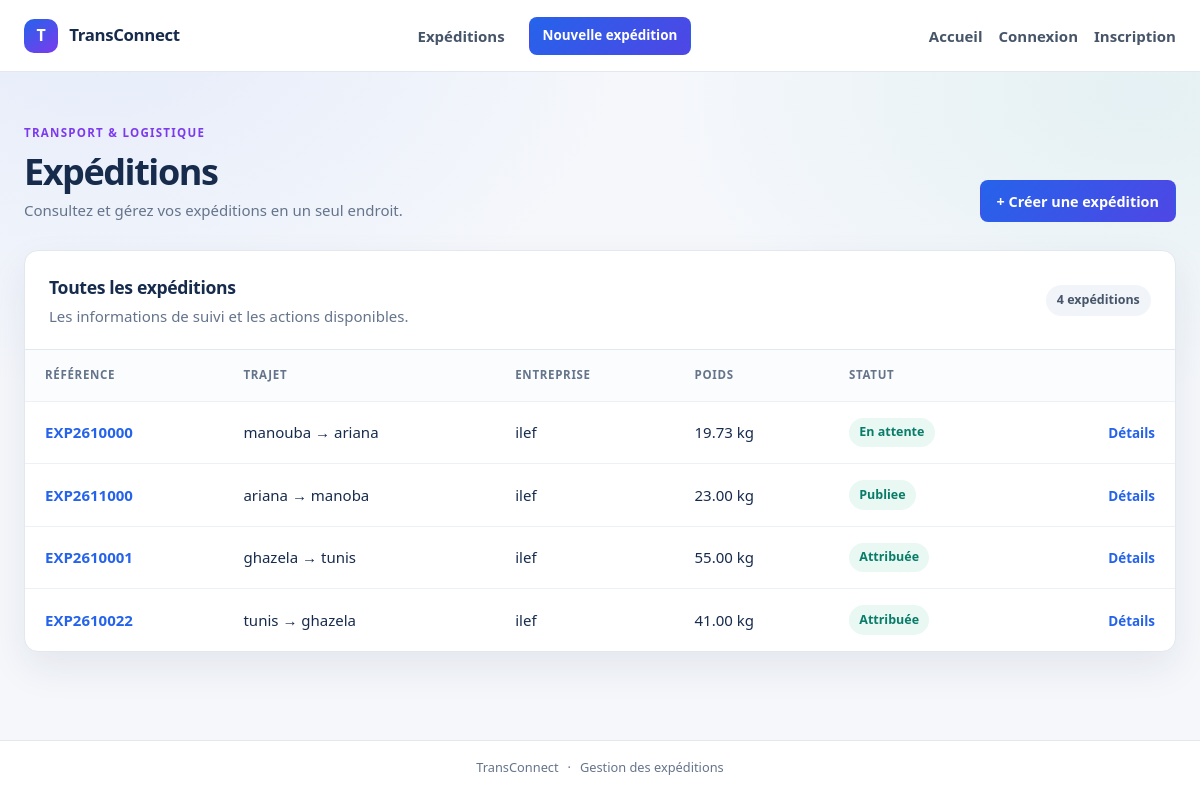
The page /expedition/listclass/ on the database as committed earlier.
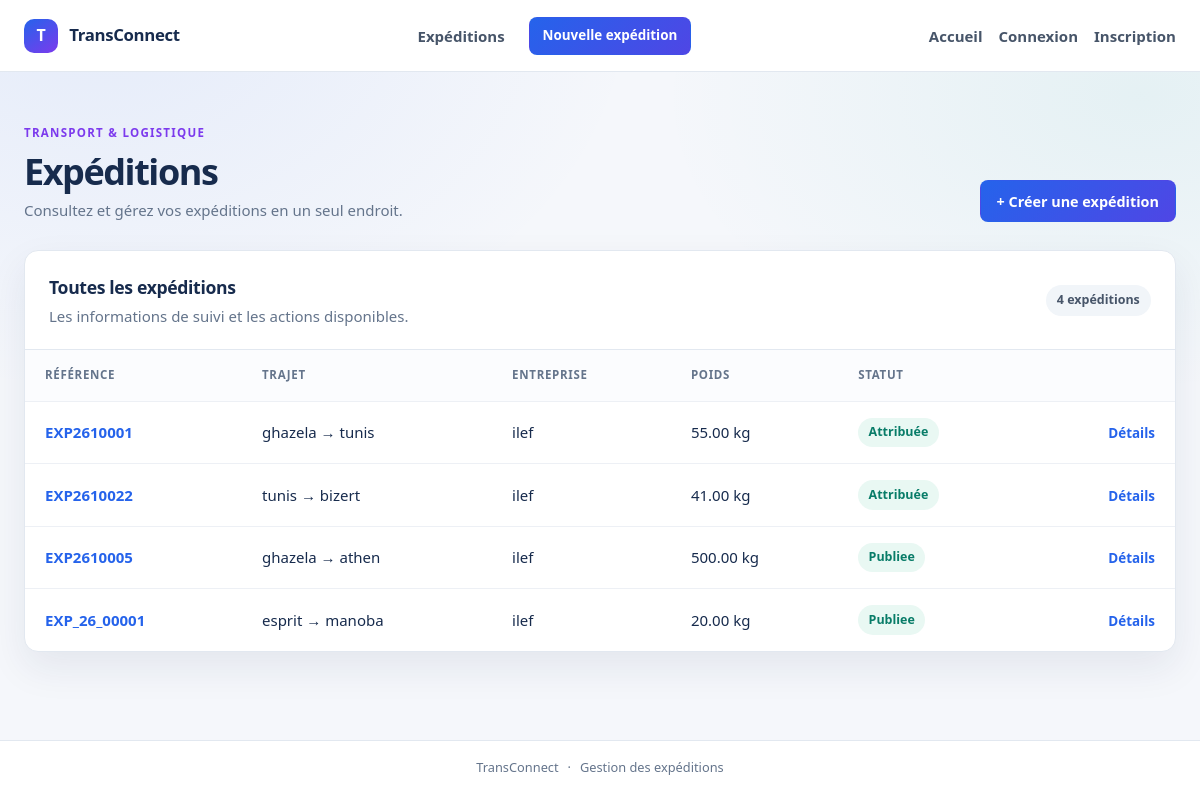
The same page on the database as committed later.
### ExpeditionApp/models.py (models this page shows, shortened)
class Expedition(models.Model):
    reference = models.CharField(max_length=50, unique=True)
    ville_depart = models.CharField(max_length=80)
    ville_arrive = models.CharField(max_length=80)
    poids_kg = models.DecimalField(
        max_digits=10,
        decimal_places=2,
        validators=[MinValueValidator(0, "le poids doit etre possitive")],
    )
    date_souhaitee = models.DateTimeField()
    description = models.TextField()
    statut = models.CharField(
        max_length=100,
        choices=[
            ('en_attente', 'En attente'),
            ('publiee', 'Publiee'),
            ('attribuee', 'Attribuée'),
            ('terminee', 'Terminée'),
            ('annulee', 'Annulée'),
        ],
        default='en_attente',
    )
    created_at = models.DateTimeField(auto_now_add=True)
    updated_at = models.DateTimeField(auto_now=True)
    entreprise = models.ForeignKey(Entreprise, on_delete=models.CASCADE, related_name='expeditions')

### EntrepriseApp/models.py (models this page shows)
class Entreprise(models.Model):
    raison_social = models.CharField(max_length=200, blank=False ,null=False)
    matricule_fiscal =models.CharField(max_length=17 ,unique=True, validators=[matricule_fiscal_validator])
    adresse = models.TextField(validators=[MinLengthValidator(20,"l'adresse ne peut pas avoir moins de 20 char"),MaxLengthValidator(400,"l'adresse ne peut pas depasser les 400 char")])
    type_entreprise=models.CharField(max_length=100,choices=[('c','chargeur'),
    ('t','transporteur')])
    created_at = models.DateTimeField(auto_now_add=True)
    updated_at =models.DateTimeField(auto_now=True)
    gerant= models.OneToOneField(Utilisateur ,on_delete=models.CASCADE,related_name='entreprise')
    def __str__(self):
        return self.raison_social

### ExpeditionApp/views.py (the view)
# urls.py: path('listclass/', ListExpedition.as_view(), name="listclass"),
class ListExpedition(ListView):
    model=Expedition
    template_name='expedition/list.html'
    context_object_name='list'

### EntrepriseApp/templates/expedition/list.html (shortened to what this page needs)
{% extends "expedition/base.html" %}
{% block content %}
    <div class="page-heading">
        <div>
            <p class="eyebrow">TRANSPORT &amp; LOGISTIQUE</p>
            <h1>Expéditions</h1>
            <p class="page-subtitle">Consultez et gérez vos expéditions en un seul endroit.</p>
        </div>
        <a class="button button-primary" href="{% url 'createclass' %}">+ Créer une expédition</a>
    </div>
    <section class="panel" aria-labelledby="shipments-heading">
        <div class="panel-heading">
            <div>
                <h2 id="shipments-heading">Toutes les expéditions</h2>
                <p class="muted">Les informations de suivi et les actions disponibles.</p>
            </div>
            <span class="count-badge">{{ list|length }} expédition{{ list|length|pluralize:"s" }}</span>
        </div>
        {% if list %}
            <div class="table-wrap">
                <table class="shipment-table">
                    <thead>
                        <tr>
                            <th scope="col">Référence</th>
                            <th scope="col">Trajet</th>
                            <th scope="col">Entreprise</th>
                            <th scope="col">Poids</th>
                            <th scope="col">Statut</th>
                            <th scope="col"><span class="sr-only">Actions</span></th>
                        </tr>
                    </thead>
                    <tbody>
                        {% for expedition in list %}
                            <tr>
                                <td><a class="reference-link" href="{% url 'detailclass' pk=expedition.pk %}">{{ expedition.reference }}</a></td>
                                <td>
                                    <span class="route">{{ expedition.ville_depart }} <span aria-hidden="true">→</span> {{ expedition.ville_arrive }}</span>
                                </td>
                                <td>{{ expedition.entreprise }}</td>
                                <td>{{ expedition.poids_kg }} kg</td>
                                <td><span class="status-badge">{{ expedition.get_statut_display }}</span></td>
                                <td class="table-actions">
                                    <a href="{% url 'detailclass' pk=expedition.pk %}">Détails</a>
                                </td>
                            </tr>
                        {% endfor %}
                    </tbody>
                </table>
            </div>
        {% endif %}
    </section>
{% endblock %}

Rows that differ between the two databases and show on the page:
removed Expedition: reference "EXP2610000", ville_depart "manouba", ville_arrive "ariana", entreprise "ilef", poids_kg "19.73", statut "En attente"
removed Expedition: reference "EXP2611000", ville_depart "ariana", ville_arrive "manoba", entreprise "ilef", poids_kg "23.00", statut "Publiee"
changed Expedition "EXP2610022": ville_arrive "ghazela" → "bizert"
added Expedition: reference "EXP2610005", ville_depart "ghazela", ville_arrive "athen", entreprise "ilef", poids_kg "500.00", statut "Publiee"
added Expedition: reference "EXP_26_00001", ville_depart "esprit", ville_arrive "manoba", entreprise "ilef", poids_kg "20.00", statut "Publiee"
